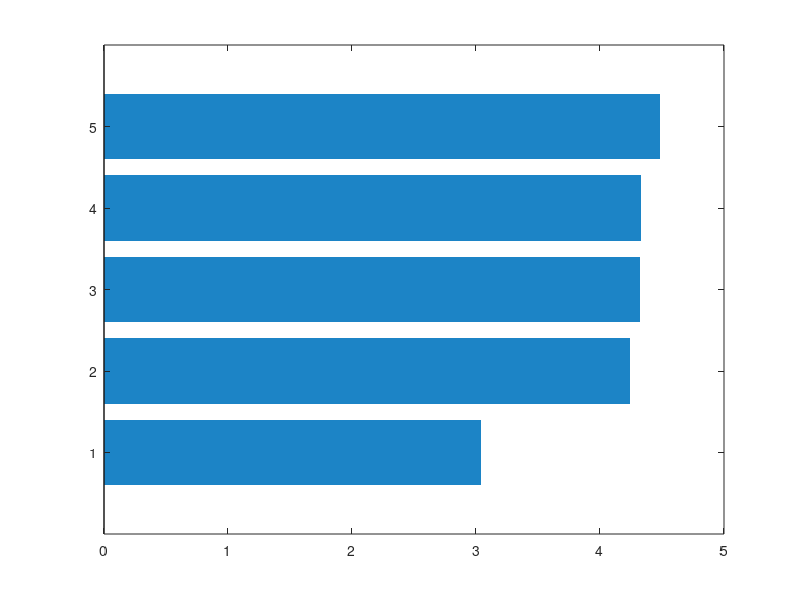

Reproduce this figure in MATLAB. (Note: this script raises an error after producing the figure.)
close all


data = [3.04, 4.24, 4.32, 4.33, 4.48];

labels = {...
    'Send results to supervisor', ...
    'Send results to portfolio', ...
    'Record and monitor progress', ...
    'Post suture pictures and share advice', ...
    'Immediate feedback on suturing', ...
    };

figure
barh(data, 'edgecolor', 'none', 'facecolor', [28/255, 132/255, 198/255])
ax = gca;
ax.LineWidth = 1.5;
xlim([1,5]);
ax.YTickLabels = labels;
ax.FontSize = 14;
ax.XTick = 1:5;
xlabel('Survey Responses');
box off